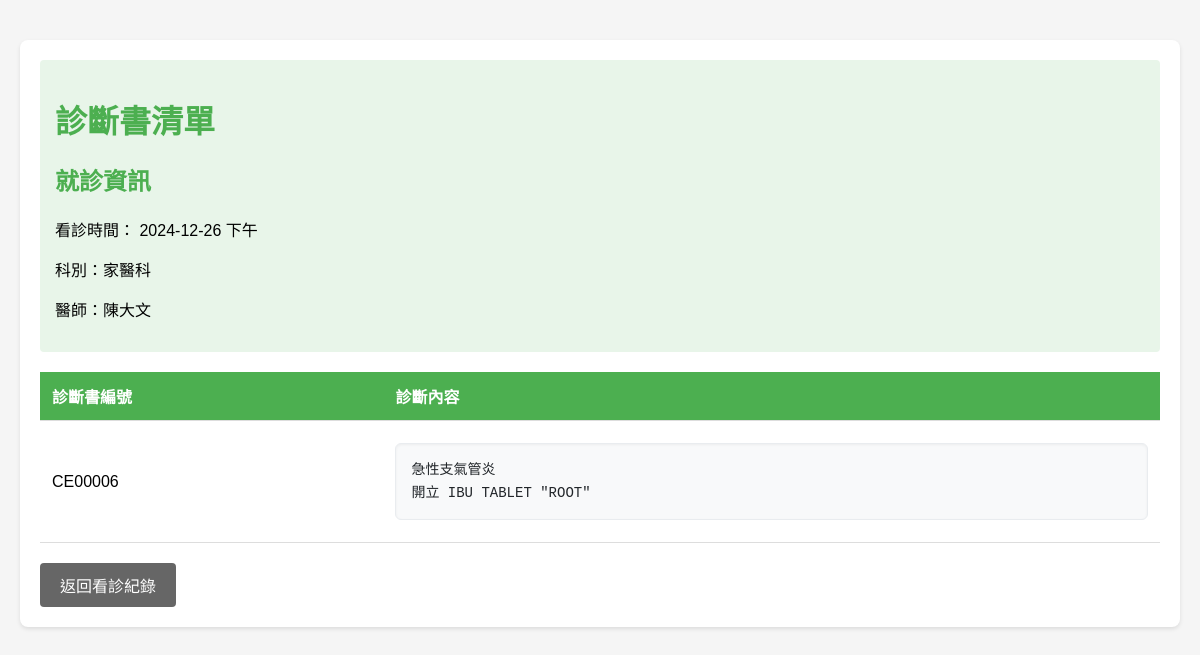
The page /php/patient/pt_certificate_list.php?record_id=RE00003 (signed in) on the database its author committed.
### tables this page shows
CREATE TABLE `medical_record` (
  `record_id` char(7) NOT NULL,
  `patient_id` char(7) NOT NULL,
  `clinic_id` char(7) NOT NULL
);

CREATE TABLE `clinic` (
  `clinic_id` char(7) NOT NULL,
  `clinic_date` date NOT NULL,
  `period` enum('morning','afternoon','evening') NOT NULL,
  `department_id` char(7) NOT NULL,
  `location` varchar(100) DEFAULT NULL,
  `doctor_id` char(7) NOT NULL
);

CREATE TABLE `department` (
  `department_id` char(7) NOT NULL,
  `department_name` varchar(50) NOT NULL
);

CREATE TABLE `medical_certificate` (
  `certificate_id` char(7) NOT NULL,
  `record_id` char(7) NOT NULL,
  `prescription` text DEFAULT NULL
);

### php/patient/pt_certificate_list.php (the view, shortened to what this page needs)
<?php
require_once '../common/db_conn.php';
$record_id = $_GET['record_id'];
try {
    $stmt = $db->prepare("
        SELECT mr.record_id, mr.clinic_id, c.clinic_date, c.period,
               p.last_name, p.first_name,
               d.department_name,
               CONCAT(dp.last_name, dp.first_name) as doctor_name
        FROM medical_record mr
        JOIN clinic c ON mr.clinic_id = c.clinic_id
        JOIN department d ON c.department_id = d.department_id
        JOIN staff s ON c.doctor_id = s.person_id
        JOIN person dp ON s.person_id = dp.person_id
        JOIN person p ON mr.patient_id = p.person_id
        WHERE mr.record_id = ? AND mr.patient_id = ?
    ");
    $stmt->execute([$record_id, $_SESSION['user_id']]);
    $record = $stmt->fetch();
    $stmt = $db->prepare("
        SELECT certificate_id, prescription
        FROM medical_certificate
        WHERE record_id = ?
        ORDER BY certificate_id
    ");
    $stmt->execute([$record_id]);
    $certificates = $stmt->fetchAll();
} catch (Exception $e) {
    $error_message = $e->getMessage();
}
function getPeriodText($period) {
    switch ($period) {
        case 'afternoon': return '下午';
    }
}
?>
<!DOCTYPE html>
<html lang="zh-Hant">
<head>
    <link rel="stylesheet" href="asset/pt_certificate_list.css">
</head>
<body>
    <div class="container">
        <?php if (isset($record)): ?>
            <div class="record-info">
                <h1>診斷書清單</h1>
                <h2>就診資訊</h2>
                <p>
                    看診時間：
                    <?php
                    echo htmlspecialchars($record['clinic_date']) . ' ' .
                         htmlspecialchars(getPeriodText($record['period']));
                    ?>
                </p>
                <p>科別：<?php echo htmlspecialchars($record['department_name']); ?></p>
                <p>醫師：<?php echo htmlspecialchars($record['doctor_name']); ?></p>
            </div>
            <?php if (empty($certificates)): ?>
                <div class="empty-message">目前沒有診斷書記錄</div>
            <?php else: ?>
                <table>
                    <thead>
                        <tr>
                            <th>診斷書編號</th>
                            <th>診斷內容</th>
                        </tr>
                    </thead>
                    <tbody>
                        <?php foreach ($certificates as $cert): ?>
                            <tr>
                                <td><?php echo htmlspecialchars($cert['certificate_id']); ?></td>
                                <td>
                                    <div class="prescription-content"><?php echo htmlspecialchars(trim($cert['prescription'])); ?></div>
                                </td>
                            </tr>
                        <?php endforeach; ?>
                    </tbody>
                </table>
            <?php endif; ?>
            <a href="history.php" class="back-btn">返回看診紀錄</a>
        <?php else: ?>
            <div class="error-message">無效的病歷記錄</div>
            <a href="history.php" class="back-btn">返回看診紀錄</a>
        <?php endif; ?>
    </div>
</body>
</html>

### php/patient/asset/pt_certificate_list.css (style rules this page uses)
body { font-family: Arial, sans-serif; max-width: 1200px; margin: 20px auto; padding: 20px; background-color: #f5f5f5; }
.container { background: white; padding: 20px; border-radius: 8px; box-shadow: 0 2px 4px rgba(0, 0, 0, 0.1); }
h1, h2 { color: #4CAF50; margin-bottom: 20px; }
.record-info { background-color: #e8f5e9; padding: 15px; border-radius: 4px; margin-bottom: 20px; }
table { width: 100%; border-collapse: collapse; margin-top: 20px; }
th, td { padding: 12px; text-align: left; border-bottom: 1px solid #ddd; }
th { background-color: #4CAF50; color: white; }
.back-btn { display: inline-block; padding: 10px 20px; background-color: #666; color: white; text-decoration: none; border-radius: 4px; margin-top: 20px; }
.prescription-content { white-space: pre-wrap; font-family: 'Consolas', monospace; background-color: #f8f9fa; padding: 15px; border: 1px solid #e9ecef; border-radius: 6px; color: #212529; font-size: 14px; line-height: 1.6; margin: 10px 0; box-shadow: inset 0 1px 3px rgba(0, 0, 0, 0.05); max-height: 300px; overflow-y: auto; }

### rows shown on the page
medical_record: clinic.clinic_date "2024-12-26", clinic.period "下午", department.department_name "家醫科"
medical_certificate: certificate_id "CE00006", prescription "急性支氣管炎 開立 IBU TABLET \"ROOT\""

### other values the page prints
$record['doctor_name'] "陳大文"
